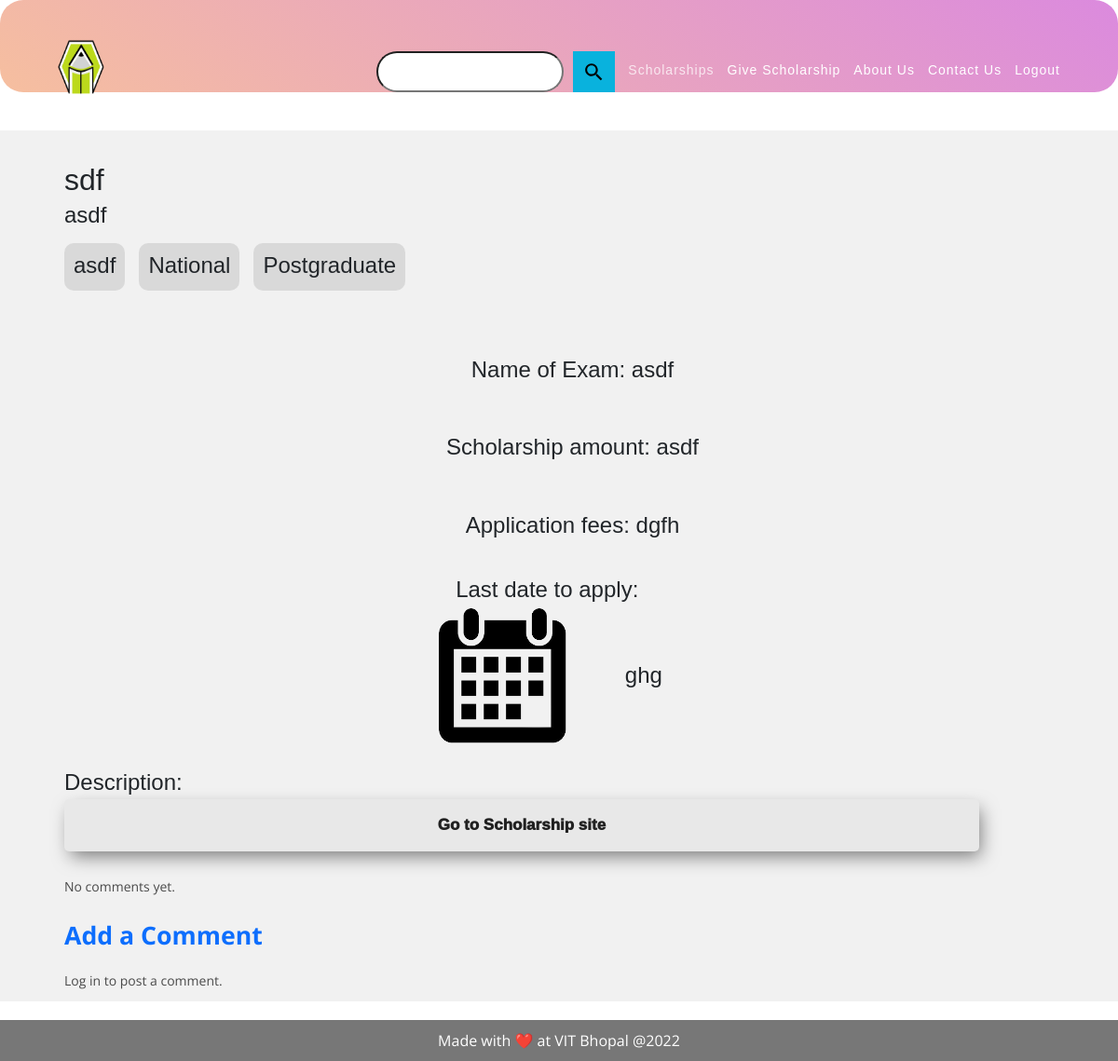
The page /listing/1 on the database as committed earlier.
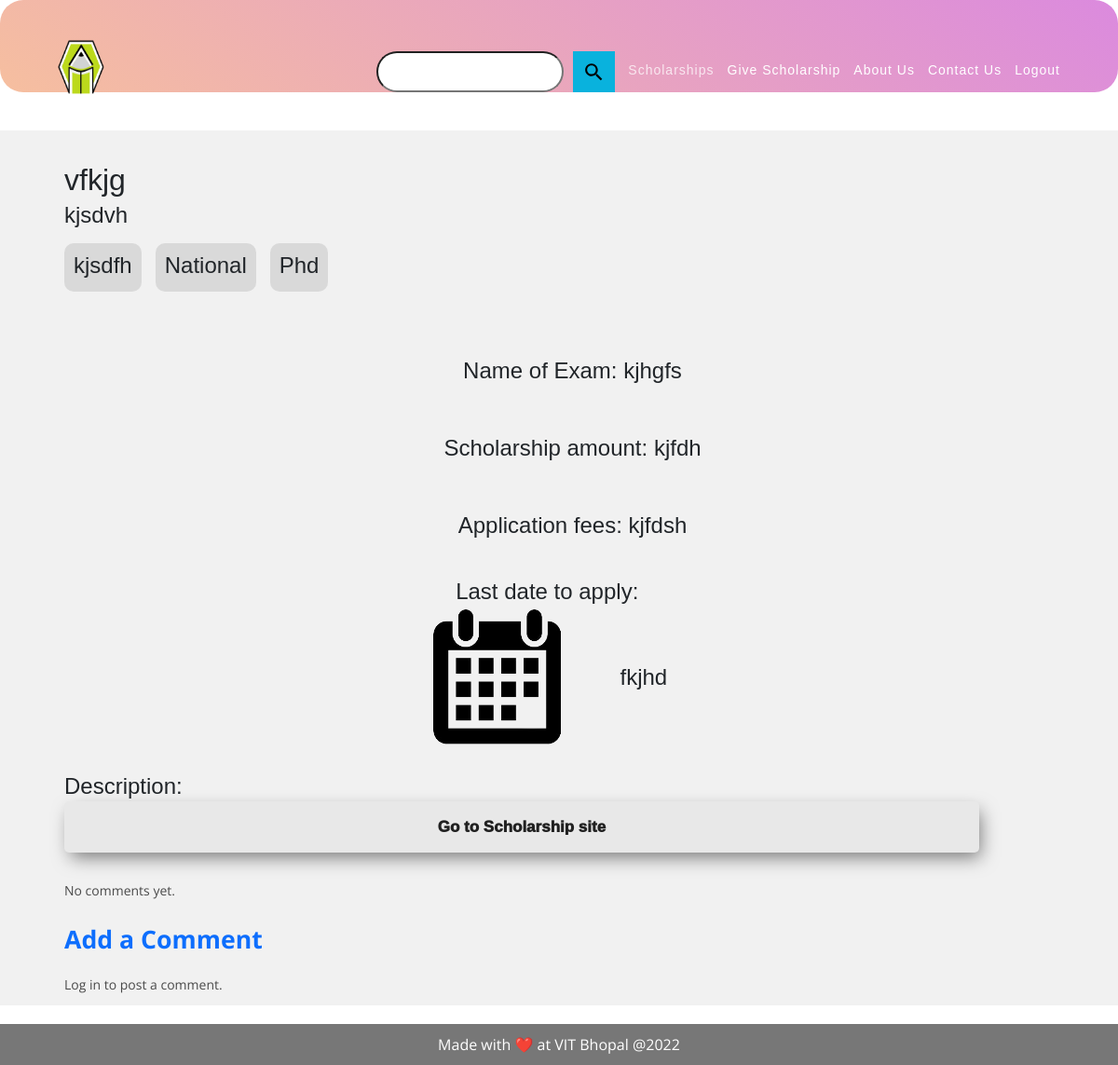
The same page on the database as committed later.
### app/models.py (models this page shows, shortened)
class App(models.Model):
    level = [("Undergraduate","UNDERGRADUATE"),
            ("Postgraduate", "POSTGRADUATE"),
            ("Phd", "PhD")]
    categories = [("National","NATIONAL"),
                 ("International", "INTERNATIONAL")]
    name = models.CharField(max_length=64, help_text = "Enter Name of Scholarship")
    providedby = models.CharField(max_length=64, verbose_name = "Provided By", help_text="Enter name of sponsor or organization")
    eligibilitycriteria = models.CharField(max_length=512, verbose_name = "Eligibility Criteria", help_text="Enter Eligibility Criteria")
    exam = models.CharField(max_length=64, help_text="Enter if any exam is required")
    scholarshipamount = models.CharField(max_length = 18, verbose_name = "Scholarship Amount")
    applicationfees = models.CharField(max_length = 18, verbose_name = "Application Fees")
    deadline = models.CharField(max_length=32)
    link = models.CharField(max_length=128, help_text="Enter 404 if not available")
    category = models.CharField(choices=categories, blank=True, verbose_name = "Category", max_length=200, null=True)
    levels = models.CharField(choices=level, blank=True, verbose_name = "Levels", max_length=200, null=True)
    like = models.ManyToManyField(User, blank=True, related_name="liked_user")
    description = models.TextField(max_length=4098, help_text="Enter Description of Scholarship", verbose_name="Description")

### app/views.py (the view)
# urls.py: path("listing/<str:listing_id>", views.listing, name="listing"),
def listing(request, listing_id):
    listing, comments, in_watchlist = listing_page_utility(request, listing_id)
    apps = App.objects.all().order_by("-name")
    return render(request, "app/listing.html",{
        "apps":apps,
        "listing":listing,
        "comments":comments,
        "comment_form":NewCommentForm(),
        "in_watchlist":in_watchlist
    })

### app/views.py
class NewCommentForm(ModelForm):
    class Meta:
        model = Comment
        fields = ['content']
    def __init__(self, *args, **kwargs):
        super().__init__(*args, **kwargs)
        self.fields["content"].widget.attrs["placeholder"] = "Enter comment"
        self.helper = FormHelper()
        self.helper.form_tag = False
        self.helper.form_show_labels = False
        self.helper.add_input(Submit("submit", "Add Comment"))

### app/views.py (called while the page is built)
def listing_page_utility(request, listing_id):
    listing = App.objects.annotate(name_of_scholarship = Max("name"), provided_by = Max("providedby"), eligibility_criteria = Max("eligibilitycriteria"), exam_what = Max("exam"), scholarship_amount = Max("scholarshipamount"), application_fees = Max("applicationfees"), dead_line = Max("deadline"), link_to_page = Max("link"), cat = Max("category"), level = Max("levels"), descrip = Max("description")).get(id=listing_id)
    comments = Comment.objects.filter(listing=listing)
    if request.user.is_authenticated:
        in_watchlist = listing in request.user.watchlist.all()
    else:
        in_watchlist = False
    return listing, comments, in_watchlist

### app/templates/app/listing.html (shortened to what the changed rows need)
{% load static %}
<!DOCTYPE html>
<html lang="en">
<head>
    <link rel="stylesheet" href="https://stackpath.bootstrapcdn.com/bootstrap/4.4.1/css/bootstrap.min.css"
>
    <link href="{% static 'auctions/styles.css' %}" rel="stylesheet">
    <link href="{% static 'app/vendor/bootstrap/css/bootstrap.min.css' %}" rel="stylesheet">
    <link rel="stylesheet" href="{% static 'app/assets/css/fontawesome.css' %}">
    <link rel="stylesheet" href="{% static 'app/assets/css/templatemo-eduwell-style.css' %}">
    <link rel="stylesheet" href="{% static 'app/assets/css/owl.css' %}">
    <link rel="stylesheet" href="{% static 'app/assets/css/lightbox.css' %}">
    <link rel="stylesheet" href="{% static 'app/cards.css' %}">
    <link rel="stylesheet" href="{% static 'app/listing.css' %}">
</head>
<body>
    <section>
        <article>
            <div class="data">
                <div class="n1">
                    <h2>{% firstof listing.name_of_scholarship %}</h2>
                </div>
                <div class="n2">
                    <h4>{% firstof listing.provided_by %}</h4>
                </div>
                <div class="tags">
                    <div class="cards">
                        <div class="n3">
                            <h4>{% firstof listing.eligibility_criteria %}</h4>
                        </div>
                    </div>
                    <div class="cards">
                        <div class="n9">
                            <h4>{% firstof listing.cat %}</h4>
                        </div>
                    </div>
                    <div class="cards">
                        <div class="n10">
                            <h4>{% firstof listing.level %}</h4>
                        </div>
                    </div>
                </div>
                <div class="centeral-data">
                    <div class="left">
                        <div class="n3">
                            <h4>Name of Exam: {% firstof listing.exam_what %}</h4>
                        </div>
                        <div class="n4">
                            <h4>Scholarship amount: {% firstof listing.scholarship_amount %}</h4>
                        </div>
                        <div class="n5">
                            <h4>Application fees: {% firstof listing.application_fees %}</h4>
                        </div>
                    </div>
                    <div class="right">
                        <div class="n6">
                            <div class="align1">
                                <img src="{% static 'app/images/calendar-icon.png' %}" class="img">
                                <h4>{% firstof listing.dead_line %}</h4>
                            </div>
                        </div>
                    </div>
                </div>
                        {% if user.is_authenticated %}
                            {% load crispy_forms_tags %}
                        {% else %}
                        <p>Log in to post a comment.</p>
                        {% endif %}
        </article>
    </section>
</body>
</html>

Rows that differ between the two databases and show on the page:
changed App "National": name_of_scholarship "sdf" → "vfkjg"; provided_by "asdf" → "kjsdvh"; eligibility_criteria "asdf" → "kjsdfh"; level "Postgraduate" → "Phd"; exam_what "asdf" → "kjhgfs"; scholarship_amount "asdf" → "kjfdh"; application_fees "dgfh" → "kjfdsh"; dead_line "ghg" → "fkjhd"
